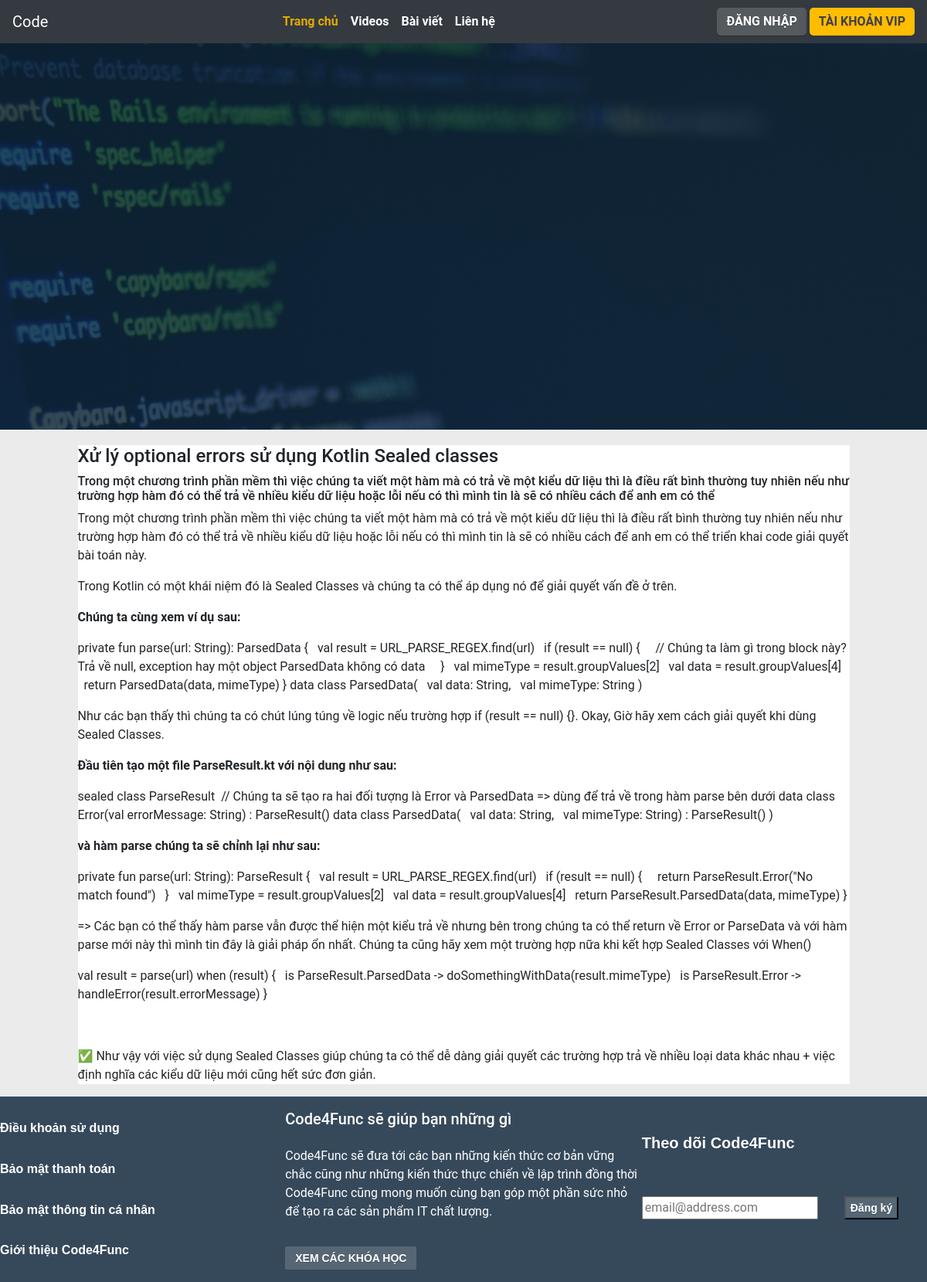
Screenshot of /PostController/viewPost/1 with the database file from the repository.
### tables this page shows
CREATE TABLE `posts` (
  `id` int(11) NOT NULL,
  `title` varchar(255) DEFAULT NULL,
  `description` varchar(255) DEFAULT NULL,
  `content` longtext DEFAULT NULL,
  `update_at` datetime DEFAULT NULL,
  `category_id` int(11) DEFAULT NULL,
  `author_id` int(11) DEFAULT NULL,
  `is_active` int(255) DEFAULT NULL,
  `created_at` datetime DEFAULT NULL
);

### core/Controller.php (called while the page is built, shortened)
<?php
class Controller
{
    public function view($views,$data='')
    {
        require_once ("./views/".$views.".php");
    }
}

### index.php (called while the page is built, shortened)
<?php
require_once ('./core/Controller.php');
require_once ('./core/Model.php');
class Core
{
  var $action="index";
    public function __construct()
    {
        $url=array();
        if (isset($_GET['url'])) {
            $url = explode("/", filter_var(trim($_GET["url"], "/")));
        }
            if (isset($url[0])) {
                if (file_exists("./controller/" . $url[0] . ".php")) {
                    unset($url[0]);
                }
            }
            $this->controller = new $this->controller;
            if (isset($url[1])) {
                if (method_exists($this->controller, $url[1])) {
                    $this->action = $url[1];
                }
                unset($url[1]);
            }
            $this->params = $url ? array_values($url) : [];
        call_user_func_array(array($this->controller,$this->action),array($this->params));
    }
}
$core = new Core();

### core/Model.php (called while the page is built, shortened)
<?php
class Model
{
    public $conn;
    protected $servername = "localhost";
    protected $username = "root";
    protected $password = "";
    protected $dbname = "learning";
    public function __construct(){
        $this->conn = new mysqli($this->servername, $this->username, $this->password, $this->dbname);
    }
    public function getData($query){
        $result=$this->conn->query($query);
        $array=array();
        while ($row = $result -> fetch_assoc()){
            $array[] = $row;
        }
        return $array;
    }
}

### models/PostModel.php (called while the page is built)
<?php
class PostModel extends Model
{
    public function getPost($id='')
    {
        if (empty($id)){
            $query="SELECT p.*,c.name as category
        FROM posts p
        LEFT JOIN category c ON p.category_id=c.id";
        } else{
            $query="SELECT p.*,c.name as category
        FROM posts p
        LEFT JOIN category c ON p.category_id=c.id
        WHERE p.id=$id";
        }
        return $this->getData($query);
    }
}

### views/Outside/postsDetails.php (the view, shortened to what this page needs)
<html lang="en">
<head>
    <link rel="stylesheet" href="https://cdnjs.cloudflare.com/ajax/libs/font-awesome/4.7.0/css/font-awesome.min.css">
    <link rel="stylesheet" href="https://maxcdn.bootstrapcdn.com/bootstrap/4.0.0/css/bootstrap.min.css">
    <link rel="stylesheet" href="../../views/Outside/css/style.css">
    <link rel="stylesheet" href="../../views/Outside/css/mediaquery.css">
    <link rel="stylesheet" href="../../views/Outside/css/course-style.css">
</head>
<body>
<header>
    <nav class="navbar navbar-expand-lg navbar-dark bg-dark  ">
        <div class="collapse navbar-collapse " id="navbarTogglerDemo01">
            <a class="navbar-brand" href="../../">Code</a>
            <ul class="navbar-nav  ">
                <li class="nav-item actived">
                    <a class="nav-link" href="#"><b>Trang chủ</b></a>
                </li>
                <li class="nav-item">
                    <a class="nav-link" href="#"><b>Videos</b></a>
                </li>
                <li class="nav-item">
                    <a class="nav-link" href="#"><b>Bài viết</b></a>
                </li>
                <li class="nav-item">
                    <a class="nav-link" href="#"><b>Liên hệ</b></a>
                </li>
            </ul>
            <div >
                <?php
                if (!isset($_SESSION['isLogin']) || $_SESSION['isLogin']==false){ ?>
                    <a href="../UserController/signIn" class="btn  sign-in"><b>Đăng nhập</b></a>
                    <a href="" class="btn vip-acc"><b>TÀI KHOẢN VIP</b></a>
                <?php      }
                ?>
            </div>
        </div>
    </nav>
</header>
<section>
    <div class="intro ">
    </div>
    <div class="container content">
        <div class="content-post">
            <h4><?=$data['title']?></h4>
            <h6><?=$data['description']?></h6>
            <div class="details-content">
                <?=$data['content']?>
            </div>
        </div>
    </div>
</section>
<footer>
    <div>
        <div class="footer-left">
            <a href="">Điều khoản sử dụng</a>
            <a href="">Bảo mật thanh toán</a>
            <a href="">Bảo mật thông tin cá nhân</a>
            <a href="">Giới thiệu Code4Func</a>
        </div>
        <div class="footer-center">
            <h5>Code4Func sẽ giúp bạn những gì</h5>
            <p>Code4Func sẽ đưa tới các bạn những kiến thức cơ bản vững chắc cũng như những kiến thức thực chiến về lập trình đồng thời Code4Func cũng mong muốn cùng bạn góp một phần sức nhỏ để tạo ra các sản phẩm IT chất lượng.</p>
            <a href="" class="btn">XEM CÁC KHÓA HỌC</a>
        </div>
        <div class="footer-right">
            <h5>Theo dõi Code4Func</h5>
            <form action="">
                <div class="form-group">
                    <input type="email" placeholder="email@address.com" >
                    <button type="submit">Đăng ký</button>
                </div>
            </form>
        </div>
    </div>
</footer>
</body>
</html>

### views/Outside/css/style.css (style rules this page uses)
body { background-color: #ebebeb; font: 16px / 1.5 Roboto, Arial, sans-serif; }
header { background-color: #36495b ; }
ul { margin: auto; }
.sign-in { border-radius: 5px; background-color: rgba(255,255,255,0.16); text-transform: uppercase; color: #fff; cursor: pointer; border: none; box-sizing: border-box; box-shadow: 0 1px rgba(0,0,0,0.25); white-space: none; text-shadow: 0 1px rgba(0,0,0,0.25); height: 36px; }
.vip-acc { background-color: #ffbd00; box-shadow: 0 6px 14px rgba(27,43,106,0.24); color: #424242; height: 36px; border-radius: 5px; border: none; text-shadow: 0 1px rgba(180,0,0,0.16), 0 -1px rgba(255,255,255,0.16); }
.navbar-dark .navbar-nav .actived a { color: #e5aa00 !important; }
.navbar-dark .navbar-nav .nav-link { color: #fff; }
.intro { background-image: linear-gradient(rgba(9,35,55,0.8), rgba(9,35,55,0.8)),url("../img/intro.jpeg"); background-position: center center; background-repeat: no-repeat; background-attachment: fixed; background-size: cover; height: 500px; display: flex; }
.content { margin-top: 100px; }
footer > div { background-color: #36495b; display: flex; justify-content: space-between; height: 240px; color: #fff; }
footer > div > div { width: 400px; display: flex; flex-direction: column; justify-content: space-evenly; }
.footer-center { width: 500px; }
.footer-left a { color: #fff; font: 600 16px / 24px Montserrat, Arial, sans-serif; }
.footer-center a { text-align: start; width: 170px; background-color: rgba(255,255,255,0.16) ; color: #fff; border-radius: 2px; font: 600 14px Montserrat, Arial, sans-serif; text-shadow: 0 1px rgba(0,0,0,0.25); }
.footer-right h5 { text-shadow: 0 1px rgba(0,0,0,0.25); font: 700 20px Montserrat, Arial, sans-serif; }
.footer-right button { margin-left: 30px; background-color: rgba(255,255,255,0.16) ; color: #fff; border-radius: 2px; font: 600 14px Montserrat, Arial, sans-serif; text-shadow: 0 1px rgba(0,0,0,0.25); height: 30px; }
.footer-right input { height: 30px; }
section { min-height: 1000px; }
section > div { margin-top: 30px; }
section > .container > div { margin: 0 auto; }

### views/Outside/postsDetails.php (style rules this page uses)
.intro { margin-top: 0; }
.content { margin-top: 20px; }
.content-post { width: 90%; margin: 0 auto; background-color: #fff; height: auto; }

### rows the page displays
posts: title "Xử lý optional errors sử dụng Kotlin Sealed classes", description "Trong một chương trình phần mềm thì việc chúng ta viết một hàm mà có trả về một kiểu dữ liệu thì là điều rất bình thường tuy nhiên nếu như trường hợp hàm đó có thể trả về nhiều kiểu dữ liệu hoặc lỗi nếu có thì mình tin là sẽ có nhiều cách để anh em có thể", content "Trong một chương trình phần mềm thì việc chúng ta viết một hàm mà có trả về một kiểu dữ liệu thì là điều rất bình thường tuy nhiên nếu như trường hợp hàm đó có thể trả về nhiều kiểu dữ liệu hoặc lỗi nếu có thì mình tin là sẽ có nhiều cách để anh em có thể triển khai code giải quyết bài toán này. Trong Kotlin có một khái niệm đó là Sealed Classes và chúng ta có thể áp dụng nó để giải quyết vấn đề ở trên. Chúng ta cùng xem ví dụ sau: private fun parse(url: String): ParsedData { val result = URL_PARSE_REGEX.find(url) if (result == null) { // Chúng ta làm gì trong block này? Trả về null, exception hay một object ParsedData không có data } val mimeType = result.groupValues[2] val data =…"
